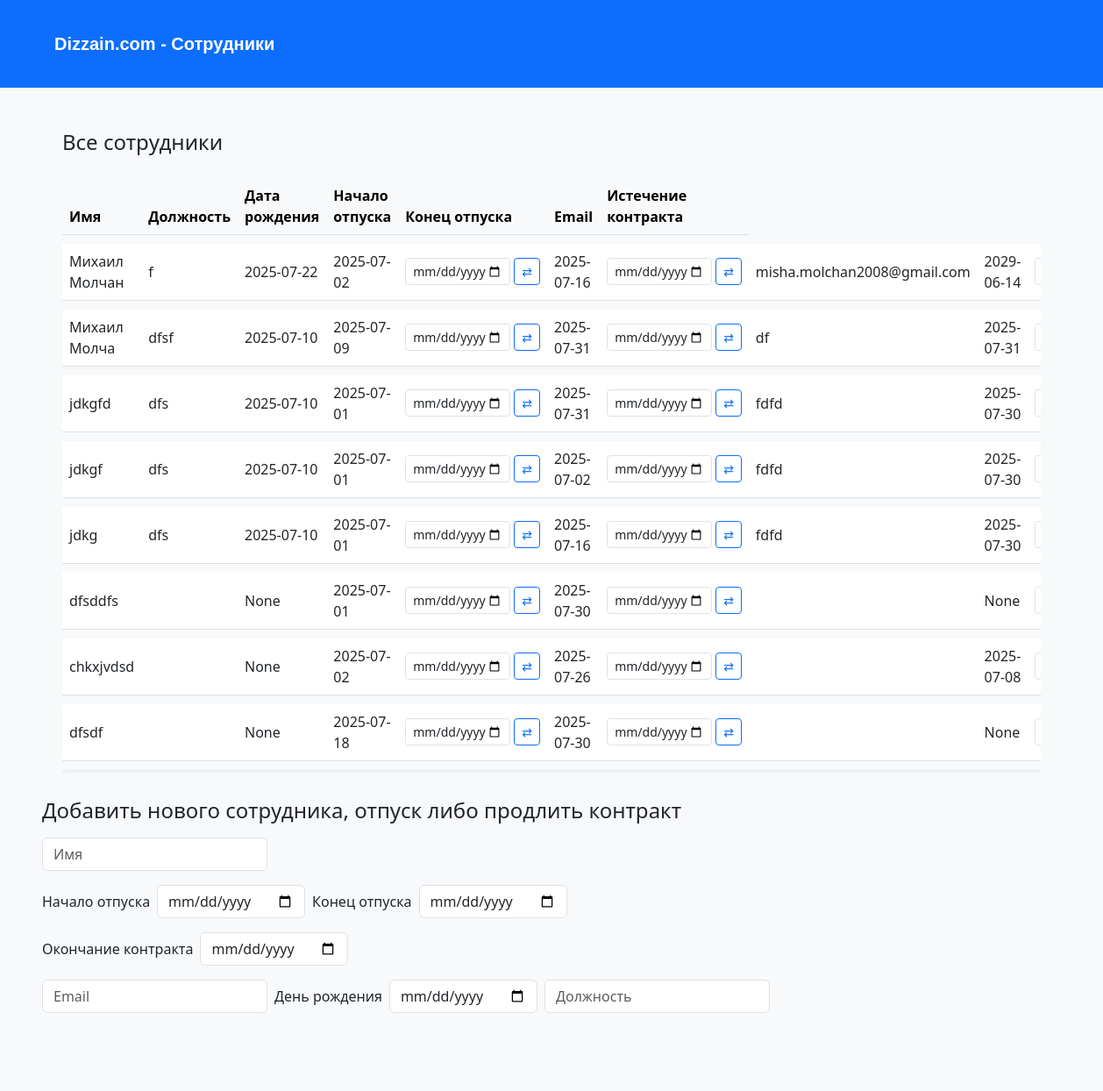
Page /edit on the committed database.
### main.py (models this page shows)
class Employee4(db.Model):
    id: Mapped[int] = mapped_column(Integer, primary_key=True, autoincrement=True)
    name: Mapped[str] = mapped_column(String(250), unique=True, nullable=False)
    position: Mapped[str] = mapped_column(String(250), nullable=True)
    birthday: Mapped[dt.date] = mapped_column(Date, nullable=True)
    vacation_start: Mapped[dt.date] = mapped_column(Date, nullable=True)
    vacation_end: Mapped[dt.date] = mapped_column(Date, nullable=True)
    email: Mapped[str] = mapped_column(String(250), nullable=True)
    contract: Mapped[dt.date] = mapped_column(Date, nullable=True)

### main.py (the view, shortened to what this page needs)
@app.route('/edit', methods=["GET", "POST"])
def edit():
    form = AddEmployeeForm()
    return render_template('edit.html', form=form, employees=get_employees())

### main.py
class AddEmployeeForm(FlaskForm):
    name = StringField('Имя', validators=[DataRequired()])
    position = StringField('Должность', validators=[Optional()])
    birthday = DateField('Дата рождения', validators=[Optional()])
    vacation_start = DateField('Начало отпуска', validators=[Optional()])
    vacation_end = DateField('Конец отпуска', validators=[Optional()])
    email = StringField('Email', validators=[Optional()])
    contract = DateField('Истечение контракта', validators=[Optional()])
    submit = SubmitField('Добавить', validators=[Optional()])

### main.py (called while the page is built)
def get_employees() -> tuple[object]:
    with app.app_context():
        employees = Employee4.query.all()
    return employees

### templates/edit.html (shortened to what this page needs)
<!DOCTYPE html>
<html lang="ru">
<head>
  <link href="https://cdn.jsdelivr.net/npm/bootstrap@5.3.0/dist/css/bootstrap.min.css" rel="stylesheet">
</head>
<body>
  <nav class="navbar navbar-expand-lg navbar-dark bg-primary">
    <div class="container-fluid">
      <a class="navbar-brand" href="#">Dizzain.com - Сотрудники</a>
    </div>
  </nav>
  <div class="container mt-5">
    <h4 class="mb-3">Все сотрудники</h4>
    <div class="table-responsive">
      <table class="table align-middle shadow-sm" style="border-collapse: separate; border-spacing: 0 10px;">
        <thead class="table-light">
          <tr>
            <th>Имя</th>
            <th>Должность</th>
            <th>Дата рождения</th>
            <th>Начало отпуска</th>
            <th>Конец отпуска</th>
            <th>Email</th>
            <th>Истечение контракта</th>
          </tr>
        </thead>
        <tbody>
            {% for employee in employees %}
            <tr class="bg-white" style="height: 60px;">
              <td>{{ employee.name }}</td>
              <td>{{ employee.position }}</td>
              <td>{{ employee.birthday }}</td>
              <td>{{ employee.vacation_start }}</td>
              <td style="white-space: nowrap;">
                <form method="POST" action="/test" class="d-inline-flex align-items-center gap-1">
                  <input type="date" name="vacation_start" class="form-control form-control-sm" style="width: 120px;">
                  <button type="submit" class="btn btn-outline-primary btn-sm px-2 py-1">⇄</button>
                </form>
              </td>
              <td>{{ employee.vacation_end }}</td>
              <td style="white-space: nowrap;">
                <form method="POST" action="/test" class="d-inline-flex align-items-center gap-1">
                  <input type="date" name="vacation_end" class="form-control form-control-sm" style="width: 120px;">
                  <button type="submit" class="btn btn-outline-primary btn-sm px-2 py-1">⇄</button>
                </form>
              </td>
              <td>{{ employee.email }}</td>
              <td>{{ employee.contract }}</td>
              <td style="white-space: nowrap;">
                <form method="POST" action="/test" class="d-inline-flex align-items-center gap-1">
                  <input type="date" name="contract" class="form-control form-control-sm" style="width: 120px;">
                </form>
              </td>
            </tr>
            {% endfor %}
        </tbody>
      </table>
    </div>
  </div>
  <h4 class="mx-5 my-3" id="add">Добавить нового сотрудника, отпуск либо продлить контракт</h2>
<form action="/" method="POST" class="table mb-5 mx-5 my-3">
  <div class="d-flex flex-wrap gap-2 align-items-center overflow-auto mb-2 my-3">
    {{ form.name(class="form-control w-auto", style="width: 130px;", placeholder="Имя", list="employee_names") }}
  </div>
  <div class="d-flex flex-wrap gap-2 align-items-center overflow-auto my-3">
    <label for="vacation_start">Начало отпуска</label>
    {{ form.vacation_start(class="form-control w-auto", style="width: 130px;", placeholder="Начало отпуска") }}
    <label for="vacation_end">Конец отпуска</label>
    {{ form.vacation_end(class="form-control w-auto", style="width: 130px;", placeholder="Конец отпуска") }}
</div>
<div class="d-flex flex-wrap gap-2 align-items-center overflow-auto my-3">
      <label for="contract">Окончание контракта</label>
      {{ form.contract(class="form-control w-auto", style="width: 130px;", placeholder="Контракт") }}
    </div>
    <div class="d-flex gap-2 align-items-center overflow-auto mb-2 my-3">
    {{ form.email(class="form-control w-auto", style="width: 180px;", placeholder="Email") }}
    <label for="birthday">День рождения</label>
    {{ form.birthday(class="form-control w-auto", style="width: 130px;", placeholder="Дата рождения") }}
    {{ form.position(class="form-control w-auto", style="width: 130px;", placeholder="Должность") }}
  </div>
  {{ form.submit(class="btn btn-success my-3") }}
</form>
</body>
</html>

### templates/edit.html (style rules this page uses)
body { background-color: #f8f9fa; }
nav { height: 100px; }
a.navbar-brand { font-family:Verdana, Geneva, Tahoma, sans-serif; font-weight: bolder; margin-left: 50px; }

### rows in the picture
Employee4: name "Михаил Молчан", position "f", birthday "2025-07-22", vacation_start "2025-07-02", vacation_end "2025-07-16", email "misha.molchan2008@gmail.com", contract "2029-06-14"
Employee4: name "Михаил Молча", position "dfsf", birthday "2025-07-10", vacation_start "2025-07-09", vacation_end "2025-07-31", email "df", contract "2025-07-31"
Employee4: name "jdkgfd", position "dfs", birthday "2025-07-10", vacation_start "2025-07-01", vacation_end "2025-07-31", email "fdfd", contract "2025-07-30"
Employee4: name "jdkgf", position "dfs", birthday "2025-07-10", vacation_start "2025-07-01", vacation_end "2025-07-02", email "fdfd", contract "2025-07-30"
Employee4: name "jdkg", position "dfs", birthday "2025-07-10", vacation_start "2025-07-01", vacation_end "2025-07-16", email "fdfd", contract "2025-07-30"
Employee4: name "dfsddfs", birthday "None", vacation_start "2025-07-01", vacation_end "2025-07-30", contract "None"
Employee4: name "chkxjvdsd", birthday "None", vacation_start "2025-07-02", vacation_end "2025-07-26", contract "2025-07-08"
Employee4: name "dfsdf", birthday "None", vacation_start "2025-07-18", vacation_end "2025-07-30", contract "None"
